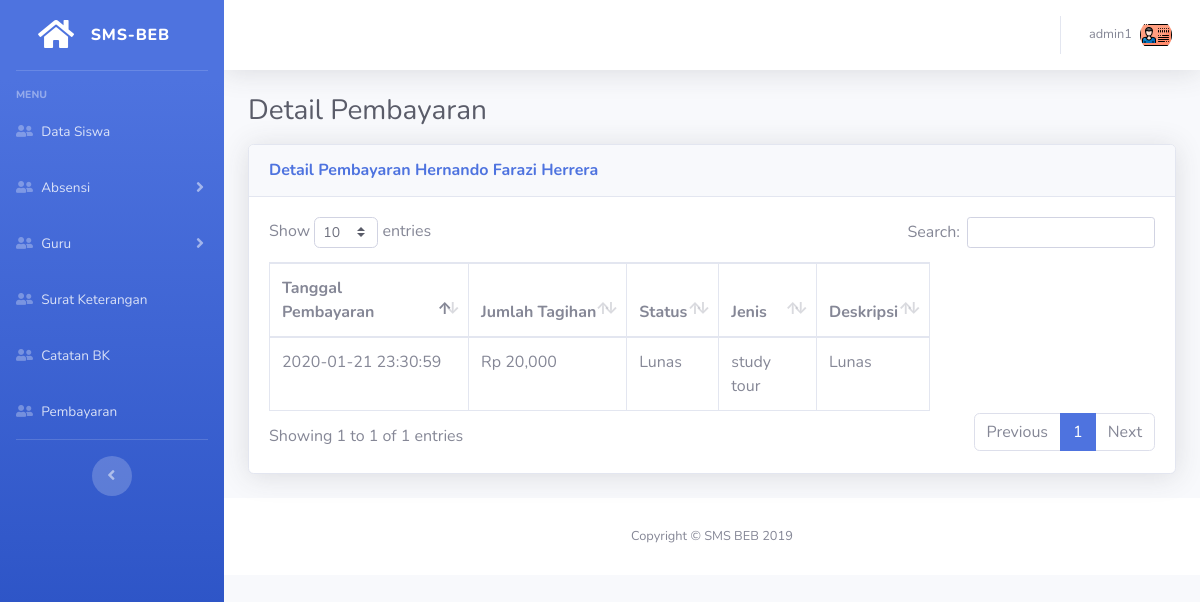
Screenshot of /SMSBEB-admin/pembayaran/detail.php?id=6112 (signed in) with the database file from the repository.
### tables this page shows
CREATE TABLE `tb_siswa` (
  `nis` varchar(11) NOT NULL,
  `nama` varchar(30) NOT NULL,
  `email` varchar(50) NOT NULL,
  `password` varchar(50) NOT NULL,
  `jenis_kelamin` tinyint(1) NOT NULL,
  `id_kelas` varchar(5) NOT NULL,
  `alamat` varchar(100) NOT NULL,
  `tempat_lahir` varchar(50) NOT NULL,
  `tanggal_lahir` date NOT NULL,
  `no_hp` varchar(13) NOT NULL,
  `kode` enum('User') DEFAULT NULL,
  `foto` varchar(100) NOT NULL
);

CREATE TABLE `tb_pembayaran` (
  `id` int(6) NOT NULL,
  `nis` varchar(11) NOT NULL,
  `tanggal` timestamp NOT NULL DEFAULT current_timestamp(),
  `jml_tagihan` int(8) NOT NULL,
  `status` varchar(8) NOT NULL DEFAULT 'Lunas',
  `jenis_pembayaran` tinyint(1) NOT NULL COMMENT '''SPP Tahun 1'',''SPP Tahun 2'',''SPP Tahun 3'',''Study Tour''',
  `deskripsi` varchar(50) DEFAULT NULL
);

### SMSBEB-admin/pembayaran/detail.php (the view)
<?php
    include "../layout/theme.php";
    $q = mysqli_query($koneksi, "SELECT * FROM tb_siswa where nis='$_GET[id]'");
    $data = mysqli_fetch_array($q);
    ?>
        <div class="container-fluid">
          <div class="d-sm-flex align-items-center justify-content-between mb-3">
            <span class="h3 mb-0 text-gray-800">Detail Pembayaran</span>
          </div>
          <div class="card shadow mb-4">
            <div class="card-header py-3">
              <h6 class="m-0 font-weight-bold text-primary">
              Detail Pembayaran <?= $data['nama'] ?></h6>
            </div>
            <div class="card-body">
            <table class="table table-bordered dataTable" id="dataTable">
               <thead>
                  <tr>
                      <th>Tanggal Pembayaran</th>
                      <th>Jumlah Tagihan</th>
                      <th>Status</th>
                      <th>Jenis</th>
                      <th>Deskripsi</th>
                  </tr>
               </thead>
               <tbody>
                <?php
                  $jenis = ['', 'spp', 'study tour'];
                    $ql = mysqli_query($koneksi, "SELECT ta.*, ts.nama, ts.nis FROM tb_pembayaran ta JOIN tb_siswa ts on ta.nis=ts.nis where ts.nis='$_GET[id]'");
                    while($data = mysqli_fetch_array($ql)){
                ?>
                <tr>
                    <td><?= $data["tanggal"] ?></td>
                    <td><?= "Rp ".number_format($data["jml_tagihan"]) ?></td>
                    <td><?= "Lunas" ?></td>
                    <td><?= $jenis[$data["jenis_pembayaran"]] ?></td>
                    <td><?= $data["deskripsi"] ?></td>
                </tr>
                <?php } ?>
                </tbody>
            </table>
            </div>
          </div>
        </div>
        <?php include "../layout/footer.php" ?>

### rows the page displays
tb_siswa: nama "Hernando Farazi Herrera"
tb_pembayaran: tanggal "2020-01-21 23:30:59", jml_tagihan "20,000", jenis_pembayaran "study tour", deskripsi "Lunas"

### other values shown
$_SESSION['username'] "admin1"
